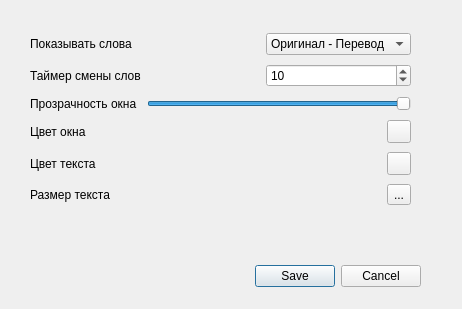
<?xml version="1.0" encoding="UTF-8"?>
<ui version="4.0">
 <class>Settings</class>
 <widget class="QDialog" name="Settings">
  <property name="geometry">
   <rect>
    <x>0</x>
    <y>0</y>
    <width>462</width>
    <height>309</height>
   </rect>
  </property>
  <property name="windowTitle">
   <string>Настройки</string>
  </property>
  <widget class="QDialogButtonBox" name="buttonBox">
   <property name="geometry">
    <rect>
     <x>60</x>
     <y>260</y>
     <width>361</width>
     <height>32</height>
    </rect>
   </property>
   <property name="orientation">
    <enum>Qt::Horizontal</enum>
   </property>
   <property name="standardButtons">
    <set>QDialogButtonBox::Cancel|QDialogButtonBox::Save</set>
   </property>
  </widget>
  <widget class="QWidget" name="layoutWidget">
   <property name="geometry">
    <rect>
     <x>30</x>
     <y>30</y>
     <width>381</width>
     <height>181</height>
    </rect>
   </property>
   <layout class="QGridLayout" name="gridLayout">
    <item row="2" column="0">
     <widget class="QLabel" name="label">
      <property name="text">
       <string>Таймер смены слов</string>
      </property>
     </widget>
    </item>
    <item row="2" column="1">
     <spacer name="horizontalSpacer_4">
      <property name="orientation">
       <enum>Qt::Horizontal</enum>
      </property>
      <property name="sizeHint" stdset="0">
       <size>
        <width>78</width>
        <height>20</height>
       </size>
      </property>
     </spacer>
    </item>
    <item row="2" column="2" colspan="2">
     <widget class="QSpinBox" name="nTimeOut">
      <property name="value">
       <number>10</number>
      </property>
     </widget>
    </item>
    <item row="3" column="0">
     <widget class="QLabel" name="label_2">
      <property name="text">
       <string>Прозрачность окна</string>
      </property>
     </widget>
    </item>
    <item row="3" column="1" colspan="3">
     <widget class="QSlider" name="opacity">
      <property name="minimum">
       <number>10</number>
      </property>
      <property name="maximum">
       <number>100</number>
      </property>
      <property name="value">
       <number>100</number>
      </property>
      <property name="orientation">
       <enum>Qt::Horizontal</enum>
      </property>
     </widget>
    </item>
    <item row="4" column="0">
     <widget class="QLabel" name="lbl_formColor">
      <property name="text">
       <string>Цвет окна</string>
      </property>
     </widget>
    </item>
    <item row="4" column="1" colspan="2">
     <spacer name="horizontalSpacer_3">
      <property name="orientation">
       <enum>Qt::Horizontal</enum>
      </property>
      <property name="sizeHint" stdset="0">
       <size>
        <width>128</width>
        <height>20</height>
       </size>
      </property>
     </spacer>
    </item>
    <item row="4" column="3">
     <widget class="QToolButton" name="chooseFormColor">
      <property name="text">
       <string/>
      </property>
     </widget>
    </item>
    <item row="5" column="0">
     <widget class="QLabel" name="lbl_textColor">
      <property name="text">
       <string>Цвет текста</string>
      </property>
     </widget>
    </item>
    <item row="5" column="1" colspan="2">
     <spacer name="horizontalSpacer_2">
      <property name="orientation">
       <enum>Qt::Horizontal</enum>
      </property>
      <property name="sizeHint" stdset="0">
       <size>
        <width>128</width>
        <height>20</height>
       </size>
      </property>
     </spacer>
    </item>
    <item row="5" column="3">
     <widget class="QToolButton" name="chooseTextColor">
      <property name="text">
       <string/>
      </property>
      <property name="toolButtonStyle">
       <enum>Qt::ToolButtonIconOnly</enum>
      </property>
     </widget>
    </item>
    <item row="6" column="0">
     <widget class="QLabel" name="lbl_fontSize">
      <property name="text">
       <string>Размер текста</string>
      </property>
     </widget>
    </item>
    <item row="6" column="1" colspan="2">
     <spacer name="horizontalSpacer">
      <property name="orientation">
       <enum>Qt::Horizontal</enum>
      </property>
      <property name="sizeHint" stdset="0">
       <size>
        <width>128</width>
        <height>20</height>
       </size>
      </property>
     </spacer>
    </item>
    <item row="6" column="3">
     <widget class="QToolButton" name="chooseFont">
      <property name="text">
       <string>...</string>
      </property>
     </widget>
    </item>
    <item row="1" column="1">
     <spacer name="horizontalSpacer_5">
      <property name="orientation">
       <enum>Qt::Horizontal</enum>
      </property>
      <property name="sizeHint" stdset="0">
       <size>
        <width>78</width>
        <height>20</height>
       </size>
      </property>
     </spacer>
    </item>
    <item row="1" column="0">
     <widget class="QLabel" name="label_3">
      <property name="text">
       <string>Показывать слова</string>
      </property>
     </widget>
    </item>
    <item row="1" column="2" colspan="2">
     <widget class="QComboBox" name="combo_show_type">
      <item>
       <property name="text">
        <string>Оригинал - Перевод</string>
       </property>
      </item>
      <item>
       <property name="text">
        <string>Перевод - Оригинал</string>
       </property>
      </item>
     </widget>
    </item>
   </layout>
  </widget>
  <zorder>buttonBox</zorder>
  <zorder>layoutWidget</zorder>
  <zorder>combo_show_type</zorder>
 </widget>
 <resources/>
 <connections>
  <connection>
   <sender>buttonBox</sender>
   <signal>accepted()</signal>
   <receiver>Settings</receiver>
   <slot>accept()</slot>
   <hints>
    <hint type="sourcelabel">
     <x>248</x>
     <y>254</y>
    </hint>
    <hint type="destinationlabel">
     <x>157</x>
     <y>274</y>
    </hint>
   </hints>
  </connection>
  <connection>
   <sender>buttonBox</sender>
   <signal>rejected()</signal>
   <receiver>Settings</receiver>
   <slot>reject()</slot>
   <hints>
    <hint type="sourcelabel">
     <x>316</x>
     <y>260</y>
    </hint>
    <hint type="destinationlabel">
     <x>286</x>
     <y>274</y>
    </hint>
   </hints>
  </connection>
 </connections>
</ui>
